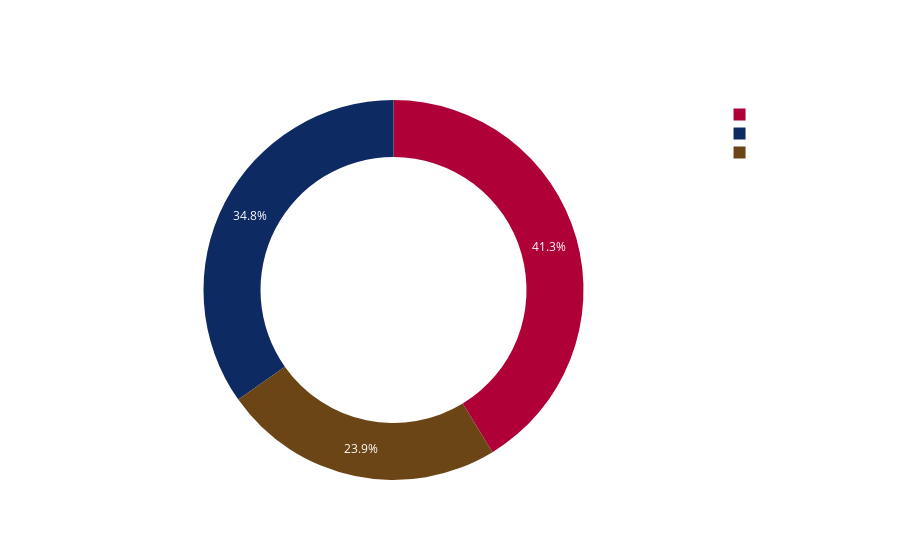

Notebook source saved alongside this figure:
### Code cell
cityquantitypercentage = superstore['Quantity'].sum()

cityquantitygrouped = superstore.groupby("City")['Quantity'].sum().nlargest(3)

cityquantitygroupedsum = cityquantitygrouped.sum()

percentagedistribution = (cityquantitygrouped / cityquantitypercentage) * 100

percentagelabels = [f"{city} : {percentage : .2f}%" for city, percentage in zip(cityquantitygrouped.index, percentagedistribution)]

cityquantitypercentagedistribution = px.pie(names = percentagelabels, 
                                      values = cityquantitygrouped.values,
                                      title = "Top Three City Quantity Percentage Distribution",
                                      hole = 0.7,
                                      color_discrete_sequence = px.colors.qualitative.Dark24_r)

cityquantitypercentagedistribution.update_layout(paper_bgcolor = "rgba(0, 0, 0, 0)",
                                           legend_font_color = 'white', title = dict(font = dict(color = 'white')))

cityquantitypercentagedistribution.add_annotation(text = "Total Sold", showarrow = False,
                                            font_size = 14, font_color = 'White',
                                            y = 0.55)
cityquantitypercentagedistribution.add_annotation(text = '{:,}'.format(cityquantitygroupedsum), showarrow = False,
                                            font_size = 14, font_color = 'White', y = 0.45)

cityquantitypercentagedistribution.show()

### Figure 1 — Plotly figure (JSON) as saved in the notebook; plotly's stock layout.template omitted (floating-point values rounded to 4 significant figures)
{"data": [{"domain": {"x": [0, 1], "y": [0, 1]}, "hole": 0.7, "hovertemplate": "label=%{label}<br>value=%{value}<extra></extra>", "labels": ["New York City :  9.02%", "Los Angeles :  7.60%", "Philadelphia :  5.23%"], "legendgroup": "", "name": "", "showlegend": true, "type": "pie", "values": [3417, 2879, 1981]}], "layout": {"annotations": [{"font": {"color": "White", "size": 14}, "showarrow": false, "text": "Total Sold", "y": 0.55}, {"font": {"color": "White", "size": 14}, "showarrow": false, "text": "8,277", "y": 0.45}], "legend": {"font": {"color": "white"}, "tracegroupgap": 0}, "paper_bgcolor": "rgba(0, 0, 0, 0)", "piecolorway": ["#AF0038", "#0D2A63", "#6C4516", "#DA60CA", "#1616A7", "#620042", "#A777F1", "#862A16", "#778AAE", "#6C7C32", "#B2828D", "#FC0080", "#FB00D1", "#00A08B", "#511CFB", "#EB663B", "#750D86", "#B68100", "#222A2A", "#DA16FF", "#FB0D0D", "#1CA71C", "#E15F99", "#2E91E5"], "title": {"font": {"color": "white"}, "text": "Top Three City Quantity Percentage Distribution"}}}
